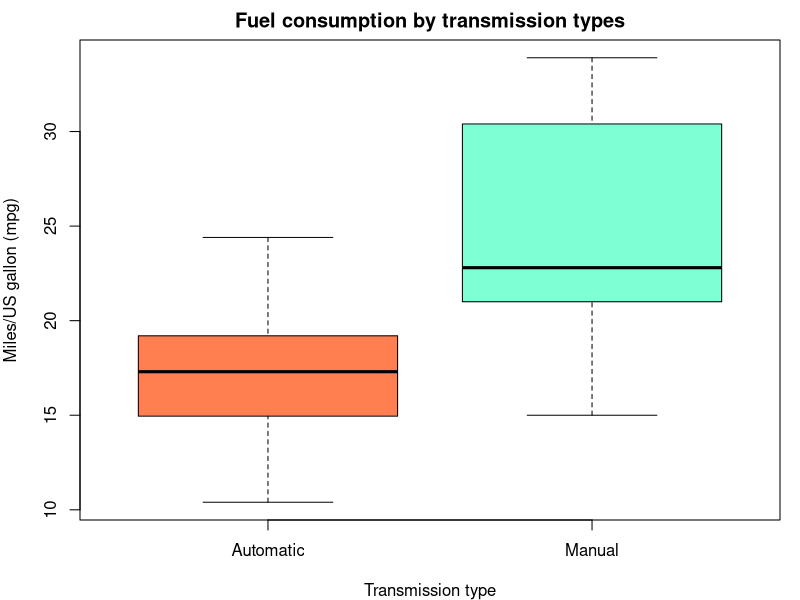
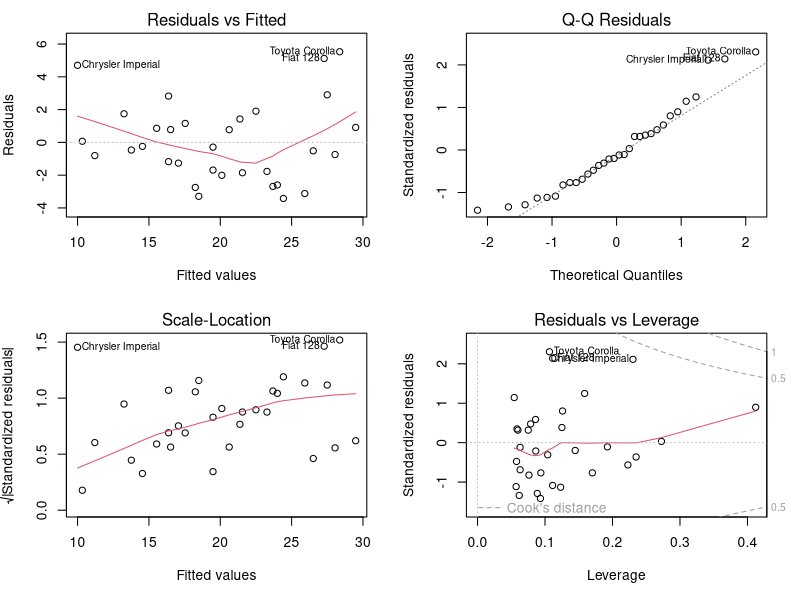

Write the R code that produced these figures, in order.
## ---- chunk 1
library(knitr)
opts_chunk$set(warning = FALSE, #Make it FALSE for distribution!
               message = FALSE, #Make it FALSE for distribution!
               fig.width = 12,
               fig.height = 6)
## ---- chunk 2
library(datasets)
data(mtcars)
## ---- chunk 3
rowNumber <- nrow(mtcars)
colNumber <- ncol(mtcars)
## ---- chunk 4
mtcars$cyl <- as.factor(mtcars$cyl)    ## Number of cylinders
mtcars$gear <- as.factor(mtcars$gear)  ## Number of forward gears
mtcars$carb <- as.factor(mtcars$carb)  ## Number of carburetors
mtcars$vs <- as.factor(mtcars$vs)      ## Straight or V-engine
levels(mtcars$vs) <- c("V-engine", "Straight engine")
mtcars$am <- as.factor(mtcars$am)      ## Transmission
levels(mtcars$am) <- c("Automatic", "Manual")
## ---- chunk 5
fitPrimary <- lm(mpg ~ am, data = mtcars)
## ---- chunk 6
coeffPrimary <- summary(fitPrimary)$coefficients
## ---- chunk 7
rSquaredPrimary <- summary(fitPrimary)$r.squared
## ---- chunk 8
fit2 <- update(fitPrimary, mpg ~ am + hp)
fit3 <- update(fitPrimary, mpg ~ am + hp + wt)
fit4 <- update(fitPrimary, mpg ~ am + hp + wt + qsec)
fit5 <- update(fitPrimary, mpg ~ am + hp + wt + qsec + gear)
fit6 <- update(fitPrimary, mpg ~ am + hp + wt + qsec + gear + carb)
## ---- chunk 9
adjRSquared2 <- summary(fit2)$adj.r.squared
adjRSquared3 <- summary(fit3)$adj.r.squared
## ---- chunk 10
str(mtcars)
## ---- chunk 11
par(mfrow = c(1, 1), mar = c(4, 4, 2, 1))
boxplot(mpg ~ am, data = mtcars,
        col = c("coral", "aquamarine"),
        xlab = "Transmission type",
        ylab = "Miles/US gallon (mpg)",
        main = "Fuel consumption by transmission types")
## ---- chunk 12
coeffPrimary
rSquaredPrimary
## ---- chunk 13
anova(fitPrimary, fit2, fit3, fit4, fit5, fit6)
## ---- chunk 14
summary(fit2)$coefficients
adjRSquared2

summary(fit3)$coefficients
adjRSquared3
## ---- chunk 15
par(mfrow = c(2, 2), mar = c(5, 4, 2, 2))
plot(fit3)
## ---- chunk 16
round(dfbetas(fit3)[, 2], 3)
## ---- chunk 17
round(hatvalues(fit3), 3)
